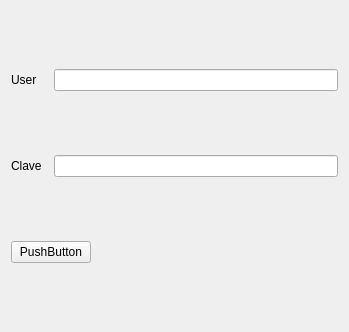
<?xml version="1.0" encoding="UTF-8"?>
<ui version="4.0">
 <class>Login</class>
 <widget class="QWidget" name="Login">
  <property name="geometry">
   <rect>
    <x>0</x>
    <y>0</y>
    <width>349</width>
    <height>332</height>
   </rect>
  </property>
  <property name="windowTitle">
   <string>Login</string>
  </property>
  <layout class="QGridLayout" name="gridLayout">
   <item row="1" column="0">
    <widget class="QLabel" name="lClave">
     <property name="text">
      <string>Clave</string>
     </property>
    </widget>
   </item>
   <item row="0" column="0">
    <widget class="QLabel" name="lUsuario">
     <property name="text">
      <string>User</string>
     </property>
    </widget>
   </item>
   <item row="2" column="0" colspan="2">
    <widget class="QPushButton" name="pbvalidar">
     <property name="focusPolicy">
      <enum>Qt::NoFocus</enum>
     </property>
     <property name="text">
      <string>PushButton</string>
     </property>
    </widget>
   </item>
   <item row="2" column="2">
    <spacer name="horizontalSpacer">
     <property name="orientation">
      <enum>Qt::Horizontal</enum>
     </property>
     <property name="sizeHint" stdset="0">
      <size>
       <width>40</width>
       <height>20</height>
      </size>
     </property>
    </spacer>
   </item>
   <item row="1" column="1" colspan="2">
    <widget class="QLineEdit" name="leClave">
     <property name="echoMode">
      <enum>QLineEdit::Password</enum>
     </property>
    </widget>
   </item>
   <item row="0" column="1" colspan="2">
    <widget class="QLineEdit" name="leUsuario"/>
   </item>
  </layout>
 </widget>
 <tabstops>
  <tabstop>leUsuario</tabstop>
  <tabstop>leClave</tabstop>
  <tabstop>pbvalidar</tabstop>
 </tabstops>
 <resources/>
 <connections/>
</ui>
